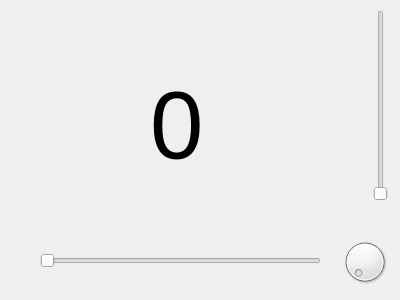
<?xml version="1.0" encoding="UTF-8"?>
<ui version="4.0">
 <class>Form</class>
 <widget class="QWidget" name="Form">
  <property name="geometry">
   <rect>
    <x>0</x>
    <y>0</y>
    <width>400</width>
    <height>300</height>
   </rect>
  </property>
  <property name="windowTitle">
   <string>Form</string>
  </property>
  <widget class="QSlider" name="horizontalSlider">
   <property name="geometry">
    <rect>
     <x>40</x>
     <y>250</y>
     <width>281</width>
     <height>22</height>
    </rect>
   </property>
   <property name="orientation">
    <enum>Qt::Horizontal</enum>
   </property>
  </widget>
  <widget class="QSlider" name="verticalSlider">
   <property name="geometry">
    <rect>
     <x>370</x>
     <y>10</y>
     <width>22</width>
     <height>191</height>
    </rect>
   </property>
   <property name="orientation">
    <enum>Qt::Vertical</enum>
   </property>
  </widget>
  <widget class="QDial" name="dial">
   <property name="geometry">
    <rect>
     <x>340</x>
     <y>230</y>
     <width>50</width>
     <height>64</height>
    </rect>
   </property>
  </widget>
  <widget class="QLabel" name="label">
   <property name="geometry">
    <rect>
     <x>150</x>
     <y>70</y>
     <width>151</width>
     <height>111</height>
    </rect>
   </property>
   <property name="font">
    <font>
     <pointsize>72</pointsize>
    </font>
   </property>
   <property name="text">
    <string>0</string>
   </property>
  </widget>
 </widget>
 <resources/>
 <connections>
  <connection>
   <sender>horizontalSlider</sender>
   <signal>valueChanged(int)</signal>
   <receiver>label</receiver>
   <slot>setNum(int)</slot>
   <hints>
    <hint type="sourcelabel">
     <x>136</x>
     <y>253</y>
    </hint>
    <hint type="destinationlabel">
     <x>153</x>
     <y>127</y>
    </hint>
   </hints>
  </connection>
  <connection>
   <sender>dial</sender>
   <signal>valueChanged(int)</signal>
   <receiver>label</receiver>
   <slot>setNum(int)</slot>
   <hints>
    <hint type="sourcelabel">
     <x>355</x>
     <y>234</y>
    </hint>
    <hint type="destinationlabel">
     <x>297</x>
     <y>111</y>
    </hint>
   </hints>
  </connection>
  <connection>
   <sender>horizontalSlider</sender>
   <signal>valueChanged(int)</signal>
   <receiver>dial</receiver>
   <slot>setValue(int)</slot>
   <hints>
    <hint type="sourcelabel">
     <x>232</x>
     <y>267</y>
    </hint>
    <hint type="destinationlabel">
     <x>342</x>
     <y>280</y>
    </hint>
   </hints>
  </connection>
  <connection>
   <sender>dial</sender>
   <signal>valueChanged(int)</signal>
   <receiver>horizontalSlider</receiver>
   <slot>setValue(int)</slot>
   <hints>
    <hint type="sourcelabel">
     <x>340</x>
     <y>260</y>
    </hint>
    <hint type="destinationlabel">
     <x>317</x>
     <y>262</y>
    </hint>
   </hints>
  </connection>
  <connection>
   <sender>verticalSlider</sender>
   <signal>valueChanged(int)</signal>
   <receiver>label</receiver>
   <slot>setNum(int)</slot>
   <hints>
    <hint type="sourcelabel">
     <x>371</x>
     <y>43</y>
    </hint>
    <hint type="destinationlabel">
     <x>269</x>
     <y>74</y>
    </hint>
   </hints>
  </connection>
  <connection>
   <sender>dial</sender>
   <signal>valueChanged(int)</signal>
   <receiver>verticalSlider</receiver>
   <slot>setValue(int)</slot>
   <hints>
    <hint type="sourcelabel">
     <x>373</x>
     <y>234</y>
    </hint>
    <hint type="destinationlabel">
     <x>381</x>
     <y>195</y>
    </hint>
   </hints>
  </connection>
  <connection>
   <sender>verticalSlider</sender>
   <signal>valueChanged(int)</signal>
   <receiver>horizontalSlider</receiver>
   <slot>setValue(int)</slot>
   <hints>
    <hint type="sourcelabel">
     <x>371</x>
     <y>118</y>
    </hint>
    <hint type="destinationlabel">
     <x>310</x>
     <y>250</y>
    </hint>
   </hints>
  </connection>
 </connections>
</ui>
